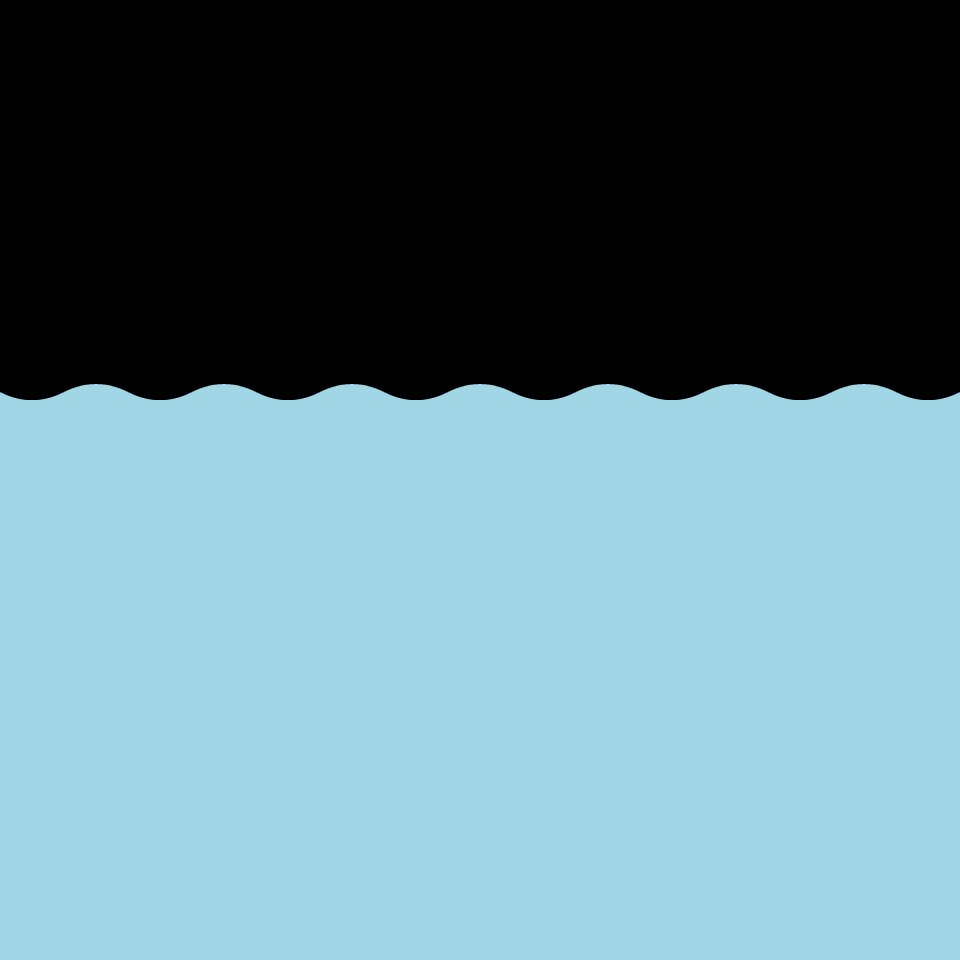

This is a level from a 2D game, rendered from its Tiled map with the project's own tilesets. A one-line summary and the complete map file follow:
An orthogonal 15x15 tile map with 64x64 px tiles, 1 tile layer (Tile Layer 1).

<map version="1.10" tiledversion="1.10.2" orientation="orthogonal" renderorder="right-down" width="15" height="15" tilewidth="64" tileheight="64" infinite="0" nextlayerid="3" nextobjectid="1">
 <editorsettings>
  <export target="Ocean.tmj" format="json" />
 </editorsettings>
 <tileset firstgid="1" name="fishSpritesheet@2" tilewidth="64" tileheight="64" tilecount="289" columns="17">
  <image source="fishSpritesheet@2.png" width="1136" height="1136" />
  <tile id="178">
   <properties>
    <property name="collide" type="bool" value="true" />
   </properties>
  </tile>
  <tile id="179">
   <properties>
    <property name="collide" type="bool" value="true" />
   </properties>
  </tile>
 </tileset>
 <layer id="1" name="Tile Layer 1" width="15" height="15">
  <data encoding="csv">
0,0,0,0,0,0,0,0,0,0,0,0,0,0,0,
0,0,0,0,0,0,0,0,0,0,0,0,0,0,0,
0,0,0,0,0,0,0,0,0,0,0,0,0,0,0,
0,0,0,0,0,0,0,0,0,0,0,0,0,0,0,
0,0,0,0,0,0,0,0,0,0,0,0,0,0,0,
0,0,0,0,0,0,0,0,0,0,0,0,0,0,0,
179,180,179,180,179,180,179,180,179,180,179,180,179,180,179,
196,196,196,196,196,196,196,196,196,196,196,196,196,196,196,
196,196,196,196,196,196,196,196,196,196,196,196,196,197,197,
197,197,197,197,197,197,197,197,197,197,197,197,197,197,197,
196,196,196,196,196,196,196,196,196,196,196,196,196,196,196,
197,197,197,197,197,197,197,197,197,197,197,197,197,197,197,
196,197,196,196,196,196,196,196,196,196,196,196,196,196,197,
196,197,196,197,197,197,197,197,197,197,197,197,197,197,197,
196,196,196,196,196,196,196,196,196,196,196,196,196,196,196
</data>
 </layer>
</map>
